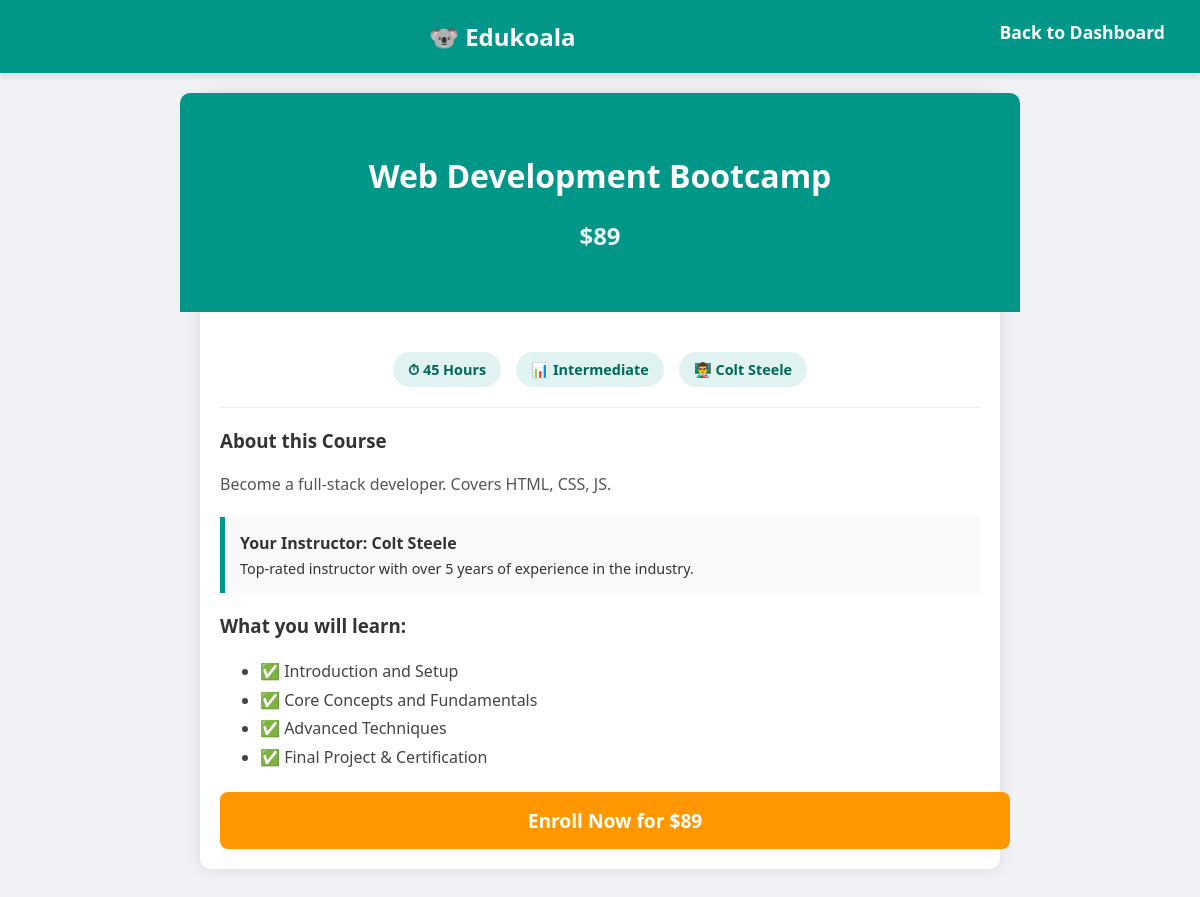
The page /course/2 (signed in) on the database its author committed.
### tables this page shows
CREATE TABLE courses 
                 (id INTEGER PRIMARY KEY, title TEXT, description TEXT, price TEXT, duration TEXT, level TEXT, instructor TEXT);

### app.py (the view)
@app.route('/course/<int:course_id>')
def course_details(course_id):
    if 'user_id' not in session:
        return redirect(url_for('login'))
    conn = get_db_connection()
    course = conn.execute('SELECT * FROM courses WHERE id = ?', (course_id,)).fetchone()
    conn.close()
    return render_template('course_details.html', course=course)

### app.py (called while the page is built)
def get_db_connection():
    conn = sqlite3.connect('database.db')
    conn.row_factory = sqlite3.Row  # This lets us access columns by name!
    return conn

### templates/course_details.html (shortened to what this page needs)
<!DOCTYPE html>
<html>
<head>
    <link rel="stylesheet" href="{{ url_for('static', filename='style.css') }}">
</head>
<body>
    <header>
        <nav>
            <a href="/dashboard" style="font-size: 1.5em;">🐨 Edukoala</a>
            <div style="float: right;">
                <a href="/dashboard">Back to Dashboard</a>
            </div>
        </nav>
    </header>
    <div class="container" style="padding: 0;"> <div class="course-header">
            <h1>{{ course['title'] }}</h1>
            <h2 style="margin-top: 10px; opacity: 0.9;">{{ course['price'] }}</h2>
        </div>
        <div style="padding: 20px;">
            <div class="course-meta">
                <span class="badge">⏱ {{ course['duration'] }}</span>
                <span class="badge">📊 {{ course['level'] }}</span>
                <span class="badge">👨‍🏫 {{ course['instructor'] }}</span>
            </div>
            <hr style="border: 0; border-top: 1px solid #eee; margin: 20px 0;">
            <h3>About this Course</h3>
            <p style="line-height: 1.6; color: #555;">
                {{ course['description'] }}
            </p>
            <div class="instructor-box">
                <strong>Your Instructor: {{ course['instructor'] }}</strong>
                <p style="margin: 5px 0 0 0; font-size: 0.9em;">
                    Top-rated instructor with over 5 years of experience in the industry.
                </p>
            </div>
            <h3>What you will learn:</h3>
            <ul style="line-height: 1.8; color: #444;">
                <li>✅ Introduction and Setup</li>
                <li>✅ Core Concepts and Fundamentals</li>
                <li>✅ Advanced Techniques</li>
                <li>✅ Final Project & Certification</li>
            </ul>
<a href="/enroll/{{ course['id'] }}" class="enroll-btn">Enroll Now for {{ course['price'] }}</a>
        </div>
    </div>
    <br><br>
</body>
</html>

### static/style.css (style rules this page uses)
body { font-family: 'Segoe UI', Tahoma, Geneva, Verdana, sans-serif; background-color: #f0f2f5; margin: 0; padding: 0; color: #333; }
header { background-color: #009688; color: white; padding: 20px; text-align: center; box-shadow: 0 4px 6px rgba(0,0,0,0.1); }
nav a { color: white; text-decoration: none; margin: 0 15px; font-weight: bold; font-size: 1.1em; }
.container { max-width: 800px; margin: 40px auto; padding: 20px; background: white; border-radius: 10px; box-shadow: 0 0 15px rgba(0,0,0,0.1); }
.course-header { background-color: #009688; color: white; padding: 40px; border-radius: 10px 10px 0 0; text-align: center; margin: -20px -20px 20px -20px; }
.course-meta { display: flex; justify-content: center; gap: 15px; margin-bottom: 20px; }
.badge { background-color: #e0f2f1; color: #00695c; padding: 8px 15px; border-radius: 20px; font-weight: bold; font-size: 0.9em; display: inline-block; }
.instructor-box { background-color: #f9f9f9; border-left: 5px solid #009688; padding: 15px; margin: 20px 0; }
.enroll-btn { display: block; width: 100%; text-align: center; background-color: #ff9800; color: white; padding: 15px; border-radius: 8px; font-size: 1.2em; font-weight: bold; text-decoration: none; margin-top: 20px; }

### rows shown on the page
courses: title "Web Development Bootcamp", price "$89", duration "45 Hours", level "Intermediate", instructor "Colt Steele", description "Become a full-stack developer. Covers HTML, CSS, JS."
